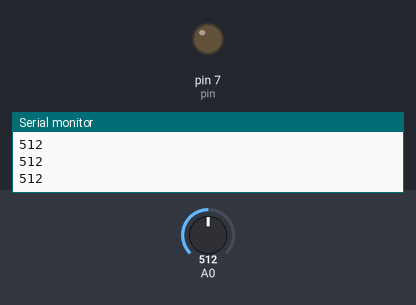
The sketch below on a simulated Arduino Uno, built with avr-gcc and run on an emulated ATmega328P. On the bench: output pins drawn as LEDs (lit = HIGH), the last lines printed to the serial monitor. Inputs (shaded band) come from the test bench; at power-on: A0 = 512.

Above: at 1.2 s.
1.3 s: A0 set to 487
At 2.0 s:
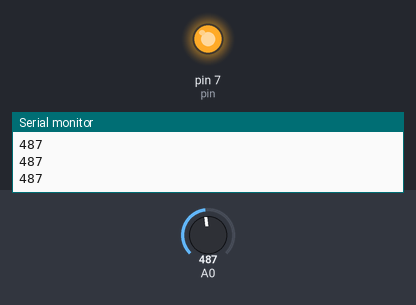
2.8 s: A0 set to 510
At 3.2 s:
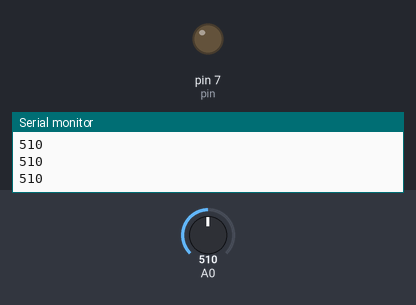
4.3 s: A0 set to 490
At 5.5 s:
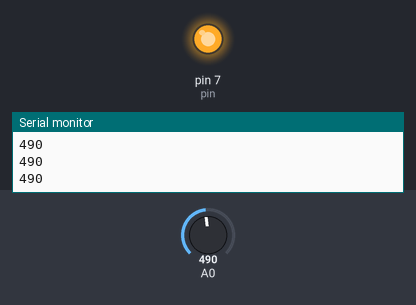
Timing chart, 0 to 7.3 s (numbered marks = the images above; inputs shaded):
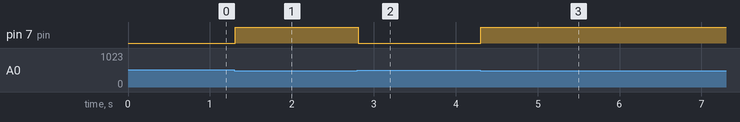

Measured:
- the behaviour switches between 500 and 499 on A0 (found by bisection; images 0 and 1)
- after the input at 1.3 s, pin 7 (pin): LOW → HIGH at once
- after the input at 2.8 s, pin 7 (pin): HIGH → LOW at once
- after the input at 4.3 s, pin 7 (pin): LOW → HIGH at once

The sketch:

moisture.ino
```cpp
int pin=7;
void setup() {
  // initialize serial communication at 9600 bits per second:
  pinMode(pin,OUTPUT);
  Serial.begin(9600);
}

// the loop routine runs over and over again forever:
void loop() {
  // read the input on analog pin 0:
  int sensorValue = analogRead(A0);
  // print out the value you read:
  Serial.println(sensorValue);
  delay(1);        // delay in between reads for stability
if(sensorValue<500)
digitalWrite(pin,HIGH);
else
digitalWrite(pin,LOW);

}
```
